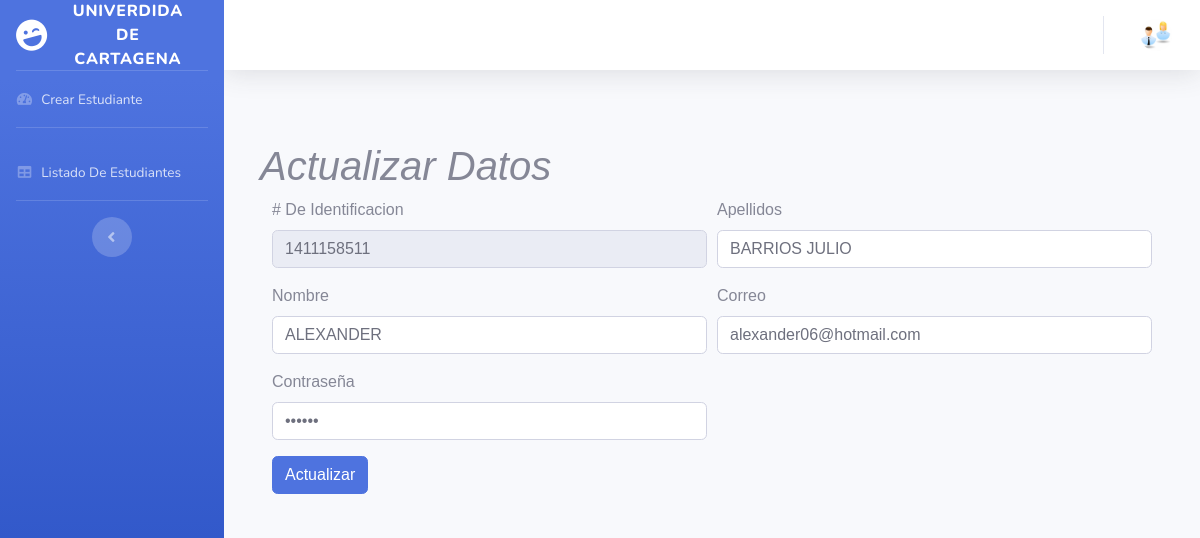
/edit.php?id=5 (signed in), run on the app's committed database.
### tables this page shows
CREATE TABLE `student` (
  `id` int(100) NOT NULL,
  `documento` int(11) NOT NULL,
  `ti` char(40) NOT NULL,
  `pais_nacimiento` char(20) NOT NULL,
  `fecha_nacimiento` date NOT NULL,
  `apellidos` char(50) NOT NULL,
  `name` char(50) NOT NULL,
  `estado_civil` varchar(30) NOT NULL,
  `institución_educativa` char(15) NOT NULL,
  `educacion_padres` char(20) NOT NULL,
  `activida_padres` char(15) NOT NULL,
  `tipo_vivienda` char(15) NOT NULL,
  `nivel_educacion` char(15) NOT NULL,
  `ingresos_hogar` varchar(100) NOT NULL,
  `genero` char(10) NOT NULL,
  `asignaturas` int(10) NOT NULL,
  `programa_formacion` char(80) NOT NULL,
  `zona_recidencial` varchar(20) NOT NULL,
  `email` varchar(80) NOT NULL,
  `password` varchar(80) NOT NULL
);

### edit.php (the view, shortened to what this page needs)
<?php
if (isset($_REQUEST['id']) and isset($_REQUEST['id']) and $_REQUEST['id'] != '' and $_REQUEST['id'] != null)  {
    $id = $_REQUEST['id'];
    try {
        $servername  = "localhost";
        $username    = "root";
        $password    = "";
        $dbname      = "bdencuestauc_jmpr";
        try {
            $conn = new PDO("mysql:host=$servername; dbname=$dbname", $username, $password);
            $conn->setAttribute(PDO::ATTR_ERRMODE, PDO::ERRMODE_EXCEPTION);
            $stmt = $conn->prepare("SELECT * FROM student WHERE id = ?");
            $stmt->execute(array($id));
            $row = $stmt->fetch(PDO::FETCH_OBJ);
          } catch(PDOExection $e) {
                echo $e->getMessage();
          }
      } catch(PDOExection $e) {
           echo $e->getMessage();
      } ?>
          <?php
            include_once('header.php');
            include_once('sidebar.php');
            include_once('topbar.php');
          ?>
<!DOCTYPE html>
<html lang="es">
<head>
  <link href="css/sb-admin-2.min.css" rel="stylesheet">
</head>
<body id="page-top">
  <div id="wrapper">
    <div id="content-wrapper" class="d-flex flex-column">
      <div id="content">
        <div class="container-fluid">
          <div class="row">
          <div class="row">
            <div class="col-lg-6 mb-4">
          </div>
        </div>
    <div class="container">
    <form class="needs-validation" novalidate action="update.php" method="post">
      <h1 class="h1"><a style="background: #war"><i><font face="Comic Sans MS,arial,verdana">Actualizar Datos</i></a></h1>
      <div class="col">
      <div class="form-row">
      <div class="form-group col-md-6">
        <label># De Identificacion</label>
        <input type="number" name="documento" class="form-control" readonly value="<?=$row->documento?>" required>
      </div>
      <div class="form-group col-md-6">
        <label>Apellidos</label>
        <input type="text" name="apellidos" class="form-control" value="<?=$row->apellidos?>" required>
      </div>
      <div class="form-group col-md-6">
        <label>Nombre</label>
        <input type="text" name="name" class="form-control"  value="<?=$row->name?>" required>
      </div>
      <div class="form-group col-md-6">
        <label>Correo</label>
        <input type="email" name="email" class="form-control"  value="<?=$row->email?>" required>
      </div>
      <div class="form-group col-md-6">
        <label>Contraseña</label>
        <input type="password" name="password" class="form-control"  value="<?=$row->password?>" required>
      </div>
      </div>
        <button type="submit" class="btn btn-primary">Actualizar</button>
      </div>
    </div>
    </body>
    </html>
    <?php
      } else {
        header('location: login.php');
      }
        ?>

### data on the page
student: documento "1411158511", apellidos "BARRIOS JULIO", name "ALEXANDER", email "alexander06@hotmail.com"
